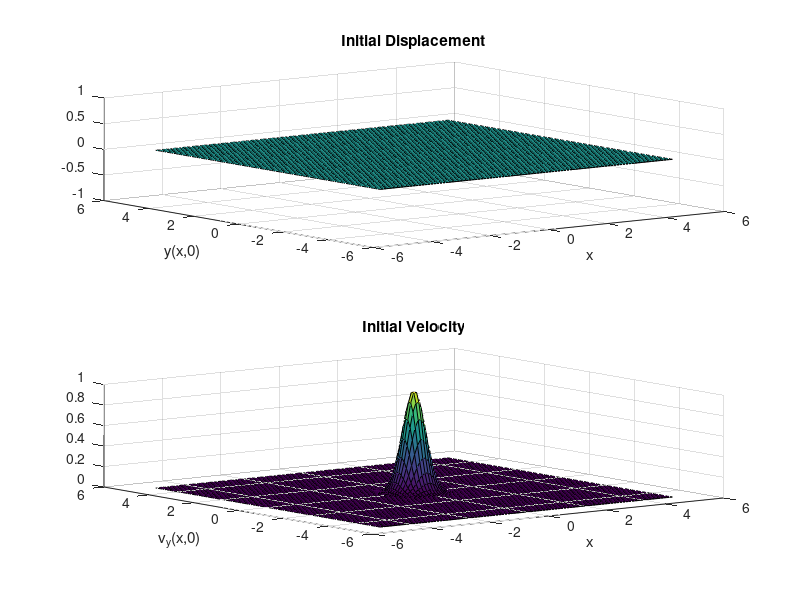
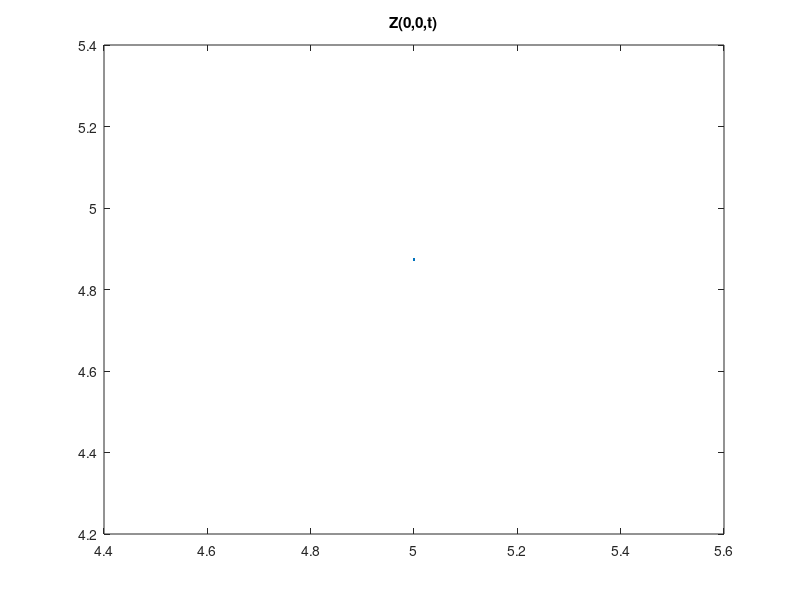

Recreate these plots in MATLAB, in order.
% Staggered Leapfrog Script Template
clear;close all;

% Set the values for parameters
sigma=2;
mu=.3;
c=sqrt(sigma/mu);

% build a cell-centered grid with N=200 cells
N=100;
j = 2:N-1; % spatial array to express internal indecies
xmin=-5; xmax=5;
hx=(xmax-xmin)/(N-1);
x=xmin:hx:xmax;

ymin=-5; ymax=5;
hy=(ymax-ymin)/(N-1);
y=ymin:hy:ymax;

h=hx;
% make 2d spatial grid
[X,Y]=ndgrid(x,y);


% define the initial displacement and velocity vs. z
% for parts a-c
% z=exp(-5*(X.^2+Y.^2));
% vz=zeros(length(x),length(y));
% for part d
vz=exp(-5*(X.^2+Y.^2));
z=zeros(length(x),length(y));
% pin down edges to zero
z(:,1)=0;
z(:,N)=0;
z(1,:)=0;
z(N,:)=0;

% Choose a time step (Suggest that it is no larger than taulim)
% here there is a factor of sqrt(2) in front of h/c
taulim=.69*h/c;
fprintf(' Courant time step limit %g \n',taulim);
tau=input(' Enter the time step - ');

% Get the initial value of zold from the initial z and vz
zold(j,j) = -vz(j,j)*tau + z(j,j) + tau^2*sigma*((z(j+1,j)-2*z(j,j)+z(j-1,j)) + (z(j,j+1)-2*z(j,j)+z(j,j-1)))/(2*mu*h^2);

% Apply the boundary conditions for yold(1) and yold(N+2)
zold(:,1)=0;
zold(:,N)=0;
zold(1,:)=0;
zold(N,:)=0;

figure;
% plot the initial conditions and pause to look at them
subplot(2,1,1);
surf(x,y,z);
xlabel('x');ylabel('y(x,0)');title('Initial Displacement');
subplot(2,1,2);
surf(x,y,vz);
xlabel('x');ylabel('v_y(x,0)');title('Initial Velocity');
pause;

% Choose how long to run and when to plot
tfinal=input(' Enter tfinal - ');
skip=input(' Enter # of steps to skip between plots (faster) - ');
nsteps=tfinal/tau;

% here is the loop that steps the solution along

% define an array for z(0,0,t)
zZeros=zeros(1,floor(nsteps));
figure  % open a new frame for the animation
for n=1:nsteps
   time=n*tau;  % compute the time

   % Use leapfrog and the boundary conditions to load ynew with y
   % at the next time step using y and yold, i.e., ynew(2:N+1)=...
   % Be sure to use colon commands so it will run fast.
   znew(j,j)=2*z(j,j) - zold(j,j) + tau^2*sigma*((z(j+1,j)-2*z(j,j)+z(j-1,j)) + (z(j,j+1)-2*z(j,j)+z(j,j-1)))/(mu*h^2);
   
   % boundary conditions
   znew(:,1)=0;
   znew(:,N)=0;
   znew(1,:)=0;
   znew(N,:)=0;
   %update yold and y
   zold=z;z=znew;
   
   zZeros(1,n)=znew(floor(N/2),floor(N/2));

% make plots every skip time steps
   if mod(n,skip)==0
      surf(x,y,z)
      xlabel('x');ylabel('y');
      title(['Staggered Leapfrog Wave: time=' num2str(time)])
      caxis([-.25 .25])
      pause(.1)
   end
end

% plot z(0,0,t)
figure
times=tau:tau:tfinal;
plot(times,zZeros);
title('Z(0,0,t)')
